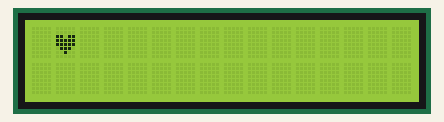
This program was run on a simulated Raspberry Pi (BCM pin numbers). Parts: 16×2 character LCD. The clock reads 2024-03-15 10:24:30 at power-on unless the program sets it; system figures (address, load, memory, disk, uptime) are fixed made-up values.

Above: at 0.1 s.
At 2.2 s:
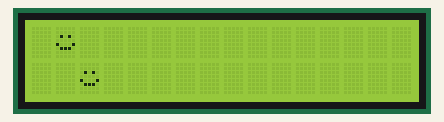
At 12.5 s:
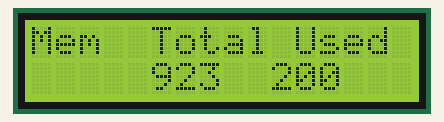
At 17.6 s:
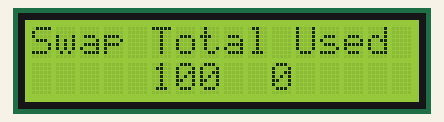
At 27.8 s:
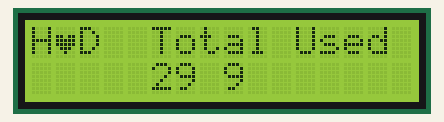
At 35.0 s:
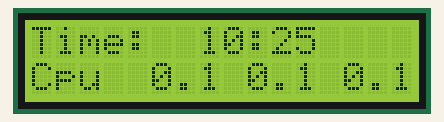

The program:

sys_info_to_1602_lcd.py
```python
#! /usr/bin/env python

import smbus
import time
import psutil

# Define some device parameters
I2C_ADDR  = 0x27 # I2C device address, if any error, change this address to 0x27
LCD_WIDTH = 16   # Maximum characters per line

# Define some device constants
LCD_CHR = 1 # Mode - Sending data
LCD_CMD = 0 # Mode - Sending command

LCD_LINE_1 = 0x80 # LCD RAM address for the 1st line
LCD_LINE_2 = 0xC0 # LCD RAM address for the 2nd line
LCD_LINE_3 = 0x94 # LCD RAM address for the 3rd line
LCD_LINE_4 = 0xD4 # LCD RAM address for the 4th line

LCD_BACKLIGHT  = 0x08  # On
#LCD_BACKLIGHT = 0x00  # Off

ENABLE = 0b00000100 # Enable bit

# Timing constants
E_PULSE = 0.0005
E_DELAY = 0.0005

#Open I2C interface
#bus = smbus.SMBus(0)  # Rev 1 Pi uses 0
bus = smbus.SMBus(1) # Rev 2 Pi uses 1

# Custom symbols
heart = bytearray([0x00,0x00,0x1B,0x1F,0x1F,0x0E,0x04,0x00])
face = bytearray([0x00,0x00,0x0A,0x00,0x11,0x0E,0x00,0x00])

def lcd_init():
 # Initialise display
 lcd_byte(0x33,LCD_CMD) # 110011 Initialise
 lcd_byte(0x32,LCD_CMD) # 110010 Initialise
 lcd_byte(0x06,LCD_CMD) # 000110 Cursor move direction
 lcd_byte(0x0C,LCD_CMD) # 001100 Display On,Cursor Off, Blink Off
 lcd_byte(0x28,LCD_CMD) # 101000 Data length, number of lines, font size
 lcd_byte(0x01,LCD_CMD) # 000001 Clear display
 time.sleep(E_DELAY)

def lcd_byte(bits, mode):
 # Send byte to data pins
 # bits = the data
 # mode = 1 for data
 #        0 for command

 bits_high = mode | (bits & 0xF0) | LCD_BACKLIGHT
 bits_low = mode | ((bits<<4) & 0xF0) | LCD_BACKLIGHT

 # High bits
 bus.write_byte(I2C_ADDR, bits_high)
 lcd_toggle_enable(bits_high)

 # Low bits
 bus.write_byte(I2C_ADDR, bits_low)
 lcd_toggle_enable(bits_low)

def lcd_toggle_enable(bits):
 # Toggle enable
 time.sleep(E_DELAY)
 bus.write_byte(I2C_ADDR, (bits | ENABLE))
 time.sleep(E_PULSE)
 bus.write_byte(I2C_ADDR,(bits & ~ENABLE))
 time.sleep(E_DELAY)

def lcd_string(message,line):
 # Send string to display

 message = message.ljust(LCD_WIDTH," ")

 lcd_byte(line, LCD_CMD)

 for i in range(LCD_WIDTH):
   lcd_byte(ord(message[i]),LCD_CHR)


def lcd_char(char, line, position):
 # Send byte array character to lcd
 # char - bytearray of character
 # line - line to print
 # position - position of the character

 lcd_byte(64,LCD_CMD)
 for i in char:
  lcd_byte(i,LCD_CHR)
 lcd_byte(line + position, LCD_CMD)
 lcd_byte(0,LCD_CHR)

def get_system_info():
 # Get cpu statistics
 # cpu = str(psutil.cpu_percent()) + '%'
 cpu = psutil.getloadavg()
 cpu = str(round(cpu[0],1)) + " " + str(round(cpu[1],1)) + " " + str(round(cpu[2],1))

 # Calculate memory information
 memory = psutil.virtual_memory()
 # Convert Bytes to MB (Bytes -> KB -> MB)
 available = round(memory.available/1024.0/1024.0)
 total = round(memory.total/1024.0/1024.0)
 used = round(memory.used/1024.0/1024.0)
 mem_info = str(total) + "  " + str(used) # + 'MB' #( ' + str(memory.percent) + '% )'

 # Calculate swap
 swap = psutil.swap_memory()
 used_swap = round(swap.used/1024.0/1024.0)
 total_swap = round(swap.total/1024.0/1024.0)
 swap_mem_info = str(total_swap) + "  " + str(used_swap)

 # Calculate disk information
 disk = psutil.disk_usage('/media/myCloudDrive')
 # Convert Bytes to GB (Bytes -> KB -> MB -> GB)
 free = round(disk.free/1024.0/1024.0/1024.0)
 total = round(disk.total/1024.0/1024.0/1024.0)
 used = round(disk.used/1024.0/1024.0/1024.0)
 disk_info = str(total) + " " + str(used) # 'GB free / ' + str(total) + 'GB total ( ' + str(disk.percent) + '% )'

 #print("CPU Info–> ", cpu)
 #print("Memory Info–>", mem_info)
 #print("Disk Info–>", disk_info)

 return([cpu, mem_info, swap_mem_info, disk_info])
def main():
 # Main program block

 # Initialise display
 lcd_init()

 while True:
   # Get system information
   sys_info = get_system_info()
   cpu = sys_info[0]
   mem = sys_info[1]
   swap_mem = sys_info[2]
   disk = sys_info[3]


   # Send some test
   lcd_char(heart,LCD_LINE_1, 0x01)
   time.sleep(2)
   lcd_char(face, LCD_LINE_2, 0x02)

   time.sleep(5)

   lcd_string("Time:  " + time.strftime("%H:%M", time.localtime()),LCD_LINE_1)
   lcd_string("Cpu  " + cpu,LCD_LINE_2)
   time.sleep(5)
   lcd_string("Mem  Total Used ",LCD_LINE_1)
   lcd_string("     " + mem,LCD_LINE_2)
   time.sleep(5)
   lcd_string("Swap Total Used ",LCD_LINE_1)
   lcd_string("     " + swap_mem,LCD_LINE_2)
   time.sleep(5) # Send some more text lcd_string("> Tutorial Url:",LCD_LINE_1)
   lcd_string("HDD  Total Used ",LCD_LINE_1)
   lcd_string("     " + disk,LCD_LINE_2)
   time.sleep(5)

if __name__ == '__main__':

 try:
   main()
 except KeyboardInterrupt:
   pass
 finally:
   lcd_byte(0x01, LCD_CMD)
```

Measured:
- what the display in image 1 shows lasts 5.0 s, from 2.1 s to 7.1 s
